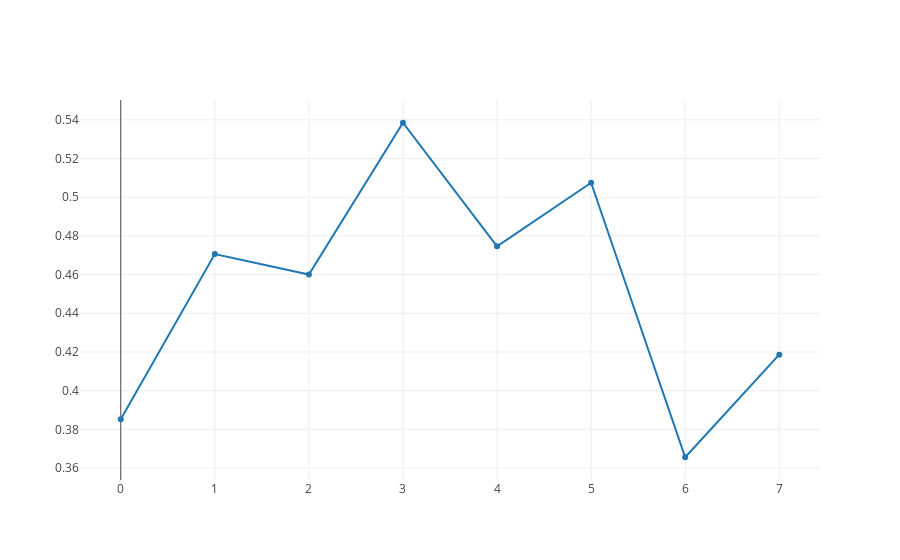

Notebook code cell kept with this figure:
### Code cell
# noexport

plot_response_rate_since_first_impression_per_week()

### Figure 1 — Plotly figure (JSON) as saved in the notebook; plotly's stock layout.template omitted (floating-point values rounded to 4 significant figures)
{"data": [{"type": "scatter", "uid": "666af225-1c19-4f03-ab1d-2ab3b48e43bd", "x": [0, 1, 2, 3, 4, 5, 6, 7], "y": [0.3853, 0.4706, 0.46, 0.5385, 0.4746, 0.5075, 0.3656, 0.4186]}], "layout": {}}
